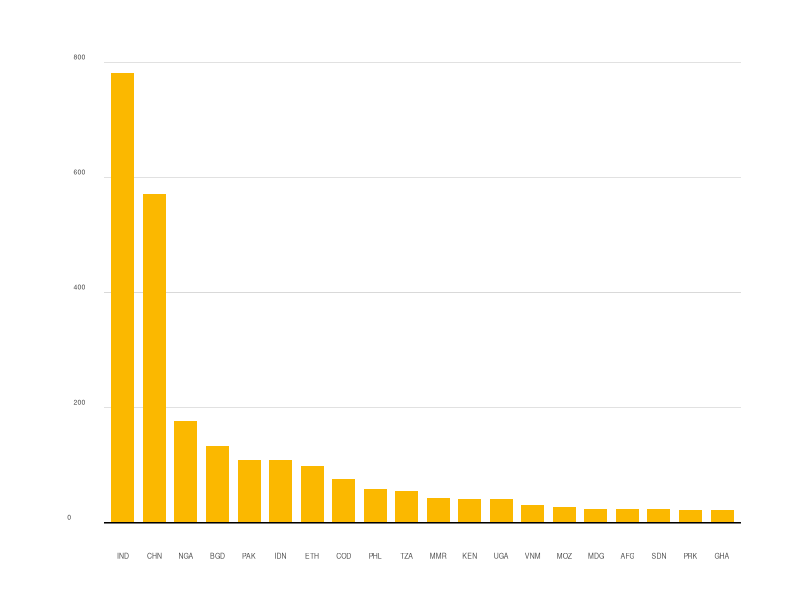
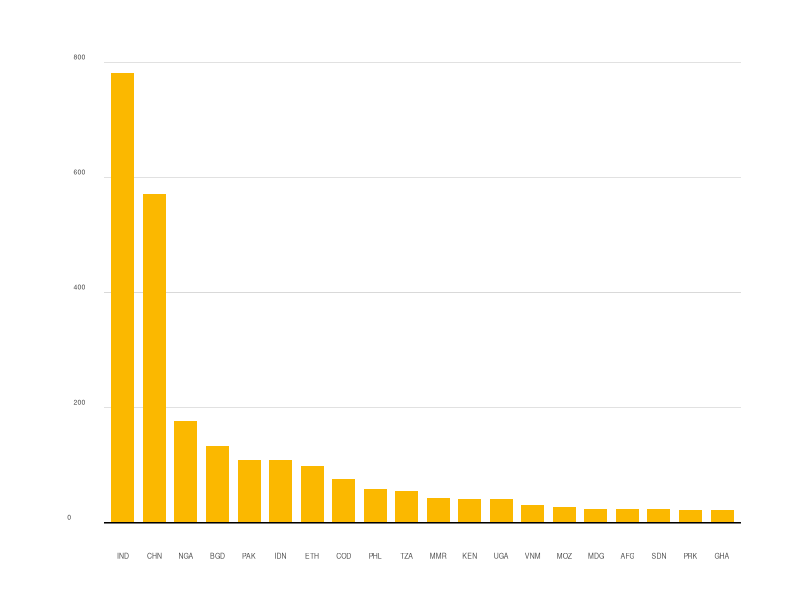

The R source for these figures, in order:
# Set working directory
setwd("~/Documents/Tools/RStudio/267_ScriptTemplates/bar_charts/UN")

# Load libraries
library(tidyverse)

# Load data
data <- read_csv("sample.csv")

# Define variables
x <- reorder(data$code, -data$million_people)
y <- data$million_people
width <- 0.73
fill <- "#FBB800"
min_value <- 100
max_value <- 800
y_limits <- c(min_value, max_value)
breaks <- c(0, 200, 400, 600, 800)

# Plot chart
plot <- ggplot(data,aes(x = x, 
                        y = y)) + 
        geom_bar(stat = "identity", fill = fill, width = width) + # width and spacing of bars
        expand_limits(y = y_limits) + # min and max of y axis
        scale_y_continuous(breaks = breaks) + # intervals for y axis breaks
        geom_hline(yintercept= 0, colour = "black", size = 0.5) + # thick baseline
        theme_minimal() +
        theme(panel.grid.major.y = element_line(colour = "#8D8D8D", size = 0.1), # colour and width of horizontal grid lines
              panel.grid.major.x = element_blank(), # remove gridlines
              panel.grid.minor = element_blank(), # remove gridlines
              axis.title.x=element_blank(), # remove x axis title
              axis.title.y=element_blank(), # remove y axis title
              axis.text.x = element_text(size = 5), # adjust size of x axis labels
              axis.text.y = element_text(vjust=-0.5, hjust=-0.8, size = 5), # position of y axis labels
              plot.margin = margin(1, 1.5, 1, 2,"cm")) # set margins
plot

# Save chart to right dimensions
ggsave("plot.pdf", width = 6.8, height = 1.84, units = "in")

# NB. STYLING LEFT TO DO
# font
# continue the horizontal gridlines underneath y axis labels
# adjust distance of country code labels from x axis
